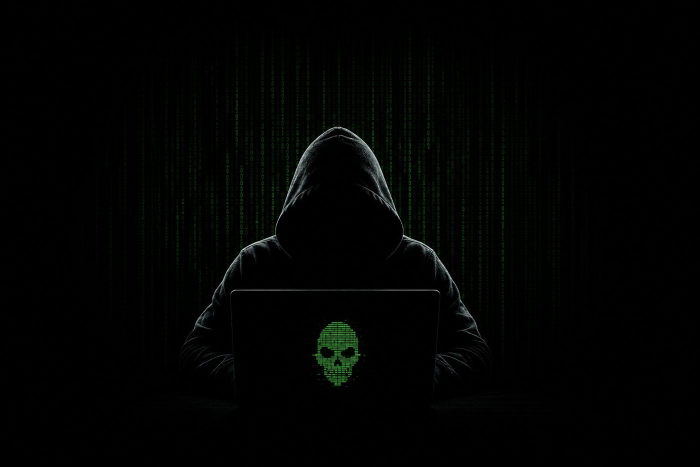
#> input picture img/abertura.jpg, 1400 x 933 px (shown at 1/2 size); its folder holds only this picture in this run
$ python otimizar-imagens.py
#> lines starting #> are read from the running program, lines starting #| are printed output that depends on the picture
"""
Comunidade.com — otimizador de imagens
======================================

Converte as fotos da pasta img/ (jpg, jpeg, png) para .webp leves,
redimensionadas, prontas para o site carregar rápido no 4G.

Como usar (na pasta do projeto):

    pip install pillow
    python tools/otimizar-imagens.py

Opções:
    --largura 900     tamanho máximo do lado maior, em pixels (padrão 900)
    --qualidade 80    qualidade do webp, de 1 a 100 (padrão 80)
    --manter          não move os originais para img/originais/

O que acontece:
  * img/29.jpg  ->  img/29.webp  (o site procura .webp primeiro)
  * o original vai para img/originais/29.jpg (fica fora do site;
    essa pasta está no .gitignore, então não sobe para o GitHub)
  * logo.png, banner.* e a pasta icons/ não são alterados
"""

import argparse
import shutil
import sys
from pathlib import Path

try:
    from PIL import Image, ImageOps
except ImportError:
    sys.exit("Pillow não está instalado. Rode:  pip install pillow")

RAIZ = Path(__file__).resolve().parent.parent
IMG = RAIZ / "img"
ORIGINAIS = IMG / "originais"
EXTENSOES = {".jpg", ".jpeg", ".png"}
IGNORAR = {"logo", "banner"}


def kb(n):
    return f"{n / 1024:,.0f} KB".replace(",", ".")


def otimizar(arquivo: Path, largura: int, qualidade: int, manter: bool):
#> called with largura = 900, qualidade = 80, manter = False
    destino = arquivo.with_suffix(".webp")
    antes = arquivo.stat().st_size
    with Image.open(arquivo) as im:
#> im is the input picture: PIL image 1400x933 RGB; mean R, G, B 1.9, 2.9, 2
        im = ImageOps.exif_transpose(im)  # corrige fotos "deitadas" do celular
        tem_alpha = im.mode in ("RGBA", "LA") or (im.mode == "P" and "transparency" in im.info)
#> tem_alpha = False
        im = im.convert("RGBA" if tem_alpha else "RGB")
        im.thumbnail((largura, largura), Image.LANCZOS)
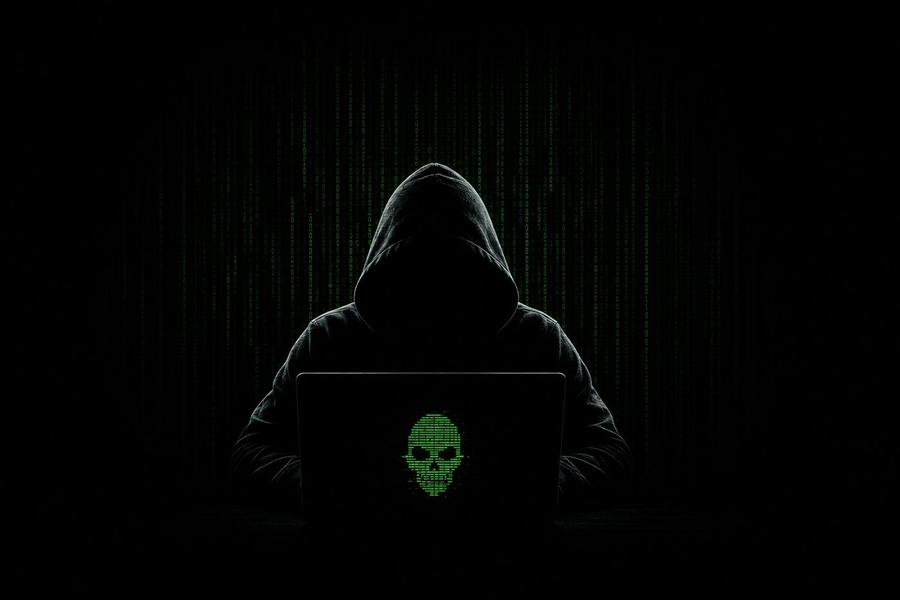
#> im: PIL image 900x600 RGB; mean R, G, B 1.9, 2.9, 2
        im.save(destino, "WEBP", quality=qualidade, method=6)
    depois = destino.stat().st_size
    if not manter:
        ORIGINAIS.mkdir(exist_ok=True)
        alvo = ORIGINAIS / arquivo.name
        if alvo.exists():
            alvo.unlink()
        shutil.move(str(arquivo), alvo)
    return antes, depois


def main():
    ap = argparse.ArgumentParser(description="Converte as fotos de img/ para .webp otimizado.")
    ap.add_argument("--largura", type=int, default=900)
    ap.add_argument("--qualidade", type=int, default=80)
    ap.add_argument("--manter", action="store_true", help="não mover os originais")
    args = ap.parse_args()

    if not IMG.is_dir():
        sys.exit(f"Pasta não encontrada: {IMG}")

    fotos = sorted(
        f for f in IMG.iterdir()
        if f.is_file() and f.suffix.lower() in EXTENSOES and f.stem.lower() not in IGNORAR
    )
    if not fotos:
        print("Nenhuma foto .jpg/.png para otimizar em img/.")
        return

    total_antes = total_depois = 0
    print(f"Otimizando {len(fotos)} foto(s) — máx. {args.largura}px, qualidade {args.qualidade}\n")
    for f in fotos:
        try:
            antes, depois = otimizar(f, args.largura, args.qualidade, args.manter)
        except Exception as e:  # arquivo corrompido etc.
            print(f"  ✖ {f.name}: {e}")
            continue
        total_antes += antes
        total_depois += depois
        print(f"  ✔ {f.name:<22} {kb(antes):>10}  ->  {f.stem}.webp {kb(depois):>9}")

    if total_antes:
        eco = 100 - total_depois * 100 / total_antes
        print(f"\nTotal: {kb(total_antes)} -> {kb(total_depois)}  (economia de {eco:.0f}%)")
    if not args.manter:
        print("Originais guardados em img/originais/ (não vão para o site).")


if __name__ == "__main__":
    main()
